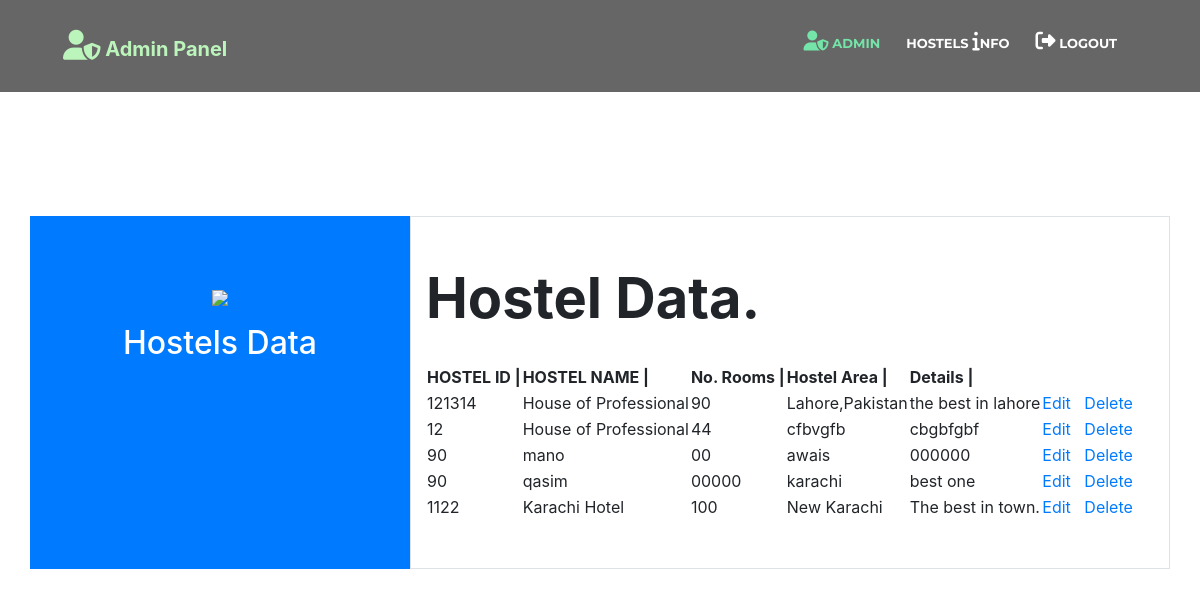
The app's page /adminpanel/searchinfo.php with its own data.
### tables this page shows
CREATE TABLE `addinfo` (
  `id` int(11) NOT NULL,
  `hostel_name` varchar(50) NOT NULL,
  `no_rooms` varchar(100) NOT NULL,
  `hostel_area` varchar(100) NOT NULL,
  `details` varchar(255) NOT NULL,
  `hostel_id` int(50) NOT NULL
);

### adminpanel/searchinfo.php (the view, shortened to what this page needs)
<?php
include('connection.php');
$q="SELECT * FROM addinfo ";
$result=mysqli_query($conn, $q);
?>
<!DOCTYPE html>
<html lang="en" xmlns="http://www.w3.org/1999/xhtml">
<head>
    <link href="lib/bootstrap/css/bootstrap.min.css" rel="stylesheet">
    <link href="lib/font-awesome/css/font-awesome.min.css" rel="stylesheet">
    <link href="lib/animate/animate.min.css" rel="stylesheet">
    <link href="lib/ionicons/css/ionicons.min.css" rel="stylesheet">
    <link href="lib/owlcarousel/assets/owl.carousel.min.css" rel="stylesheet">
    <link href="lib/lightbox/css/lightbox.min.css" rel="stylesheet">
    <link href="css/style.css" rel="stylesheet">
    <link href="//maxcdn.bootstrapcdn.com/bootstrap/4.0.0/css/bootstrap.min.css" rel="stylesheet" id="bootstrap-css">
</head>
<body>
    <header id="header">
        <div class="container-fluid">
            <div class="float-left ml-5"><h6><i class="fas fa-user-shield" style="font-size:30px;"></i> Admin Panel</h6></div>
            <nav id="nav-menu-container">
                <ul class="nav-menu">
                    <li class="menu-active"><a href="admin.php"><i class="fas fa-user-shield" style="font-size:20px;"></i> Admin</a></li>
                    <li class="nav-item drop-link">
                        <a class="nav-link" href="">Hostels <i class="fas fa-info" style="font-size:20px;"></i>nfo</a>
                    </li>
                    <li><a href=""><i class="fas fa-sign-out-alt" style="font-size:20px;"></i> LogOut</a></li>
                </ul>
            </nav>
        </div>
    </header><br><br><br>
    <br><br><br><br>
    <section class="testimonial py-5" id="testimonial">
        <div class="container">
            <div class="row ">
                <div class="col-md-4 py-5 bg-primary text-white text-center ">
                    <div class=" ">
                        <div class="card-body">
                            <img src="http://www.ansonika.com/mavia/img/registration_bg.svg" style="width:30%">
                            <h2 class="py-3">Hostels Data</h2>
                        </div>
                    </div>
                </div>
                <div class="col-md-8 py-5 border">
                        <h4 class="pb-4 display-4" style="font-weight:bold;">Hostel Data.</h4>
                        <div class="All_Users_Content">
                                <div>
        	                        <table id="t01">
        		                        <thead>
                                            <tr>
        			                            <th>HOSTEL ID | </th>
        			                            <th>HOSTEL NAME | </th>
        			                            <th>No. Rooms | </th>
        			                            <th>Hostel Area | </th>
                                                <th>Details | </th>
        		                            </tr>
                                        </thead>
                                            <tbody>
                                                   <?php while($row=mysqli_fetch_array($result))
                                                         {
                                                                ?>
                                                           <tr>
                                                                <td><?php echo $row['hostel_id'] ?></td>
                                                                <td><?php echo $row['hostel_name'] ?></td>
                                                                <td><?php echo $row['no_rooms'] ?></td>
                                                                <td><?php echo $row['hostel_area'] ?></td>
                                                                <td><?php echo $row['details'] ?></td>
                                                                <td><a href="updateinfo.php?id=<?php echo $row['hostel_id']?>" class="User_link_style">Edit</a>&nbsp&nbsp
                                                                <a href="delete.php?id=<?php echo $row['hostel_id']?>" class="User_link_style">Delete</a></td>
                                                            </tr>
                                                   <?php
                                                         }
                                                   ?>
                                             </tbody>
                </div>
            </div>
        </div>
    </section>
</body>
</html>

### adminpanel/css/style.css (style rules this page uses)
body { background: transparent; color: #666666; font-family: "Open Sans", sans-serif; }
a { color: black; transition: 0.5s; }
h1, h2, h3, h4, h5, h6 { font-family: "Montserrat", sans-serif; font-weight: 400; margin: 0 0 20px 0; padding: 0; }
#header { padding: 30px 0; height: 92px; position: fixed; left: 0; top: 0; right: 0; transition: all 0.5s; z-index: 997; }
.nav-menu, .nav-menu * { margin: 0; padding: 0; list-style: none; }
.nav-menu li { position: relative; white-space: nowrap; }
.nav-menu > li { float: left; }
#nav-menu-container { float: right; margin: 0; }
.nav-menu a { padding: 0 8px 10px 8px; text-decoration: none; display: inline-block; color: #fff; font-family: "Montserrat", sans-serif; font-weight: 700; font-size: 13px; text-transform: uppercase; outline: none; }
.nav-menu li:hover > a, .nav-menu > .menu-active > a { color: #18d26e; }
.nav-menu > li { margin-left: 10px; }
body .container { max-width: 1140px; }
.container { padding: 0px; margin: 0px auto; position: relative; }
body * { border-color: #e5e5e5; outline: 0; vertical-align: baseline; background: transparent; }
@media (min-width: 1024px) { #nav-menu-container { padding-right: 60px; } }

### adminpanel/searchinfo.php (style rules this page uses)
img { width: 100%; }
Header { background: black; opacity: 0.6; }
h6 { color: lightgreen; font-weight: bold; font-size: 20px; }

### records on screen
addinfo: hostel "121314", hostel_name "House of Professional", no_rooms "90", hostel_area "Lahore,Pakistan", details "the best in lahore"
addinfo: hostel "12", hostel_name "House of Professional", no_rooms "44", hostel_area "cfbvgfb", details "cbgbfgbf"
addinfo: hostel "90", hostel_name "mano", no_rooms "00", hostel_area "awais", details "000000"
addinfo: hostel "90", hostel_name "qasim", no_rooms "00000", hostel_area "karachi", details "best one"
addinfo: hostel "1122", hostel_name "Karachi Hotel", no_rooms "100", hostel_area "New Karachi", details "The best in town."
